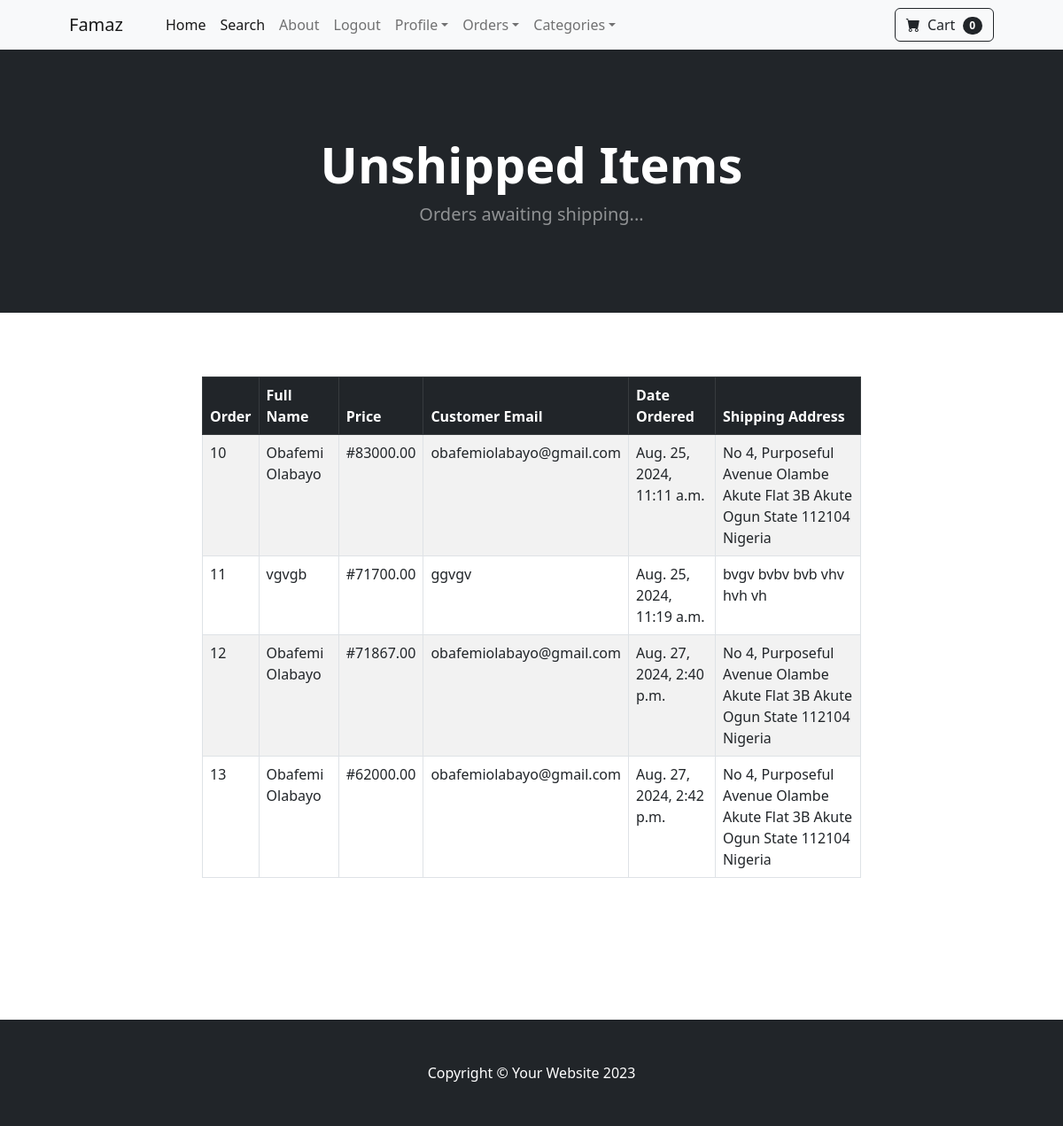
Page /not_shipped_dash (signed in) on the earlier database version.
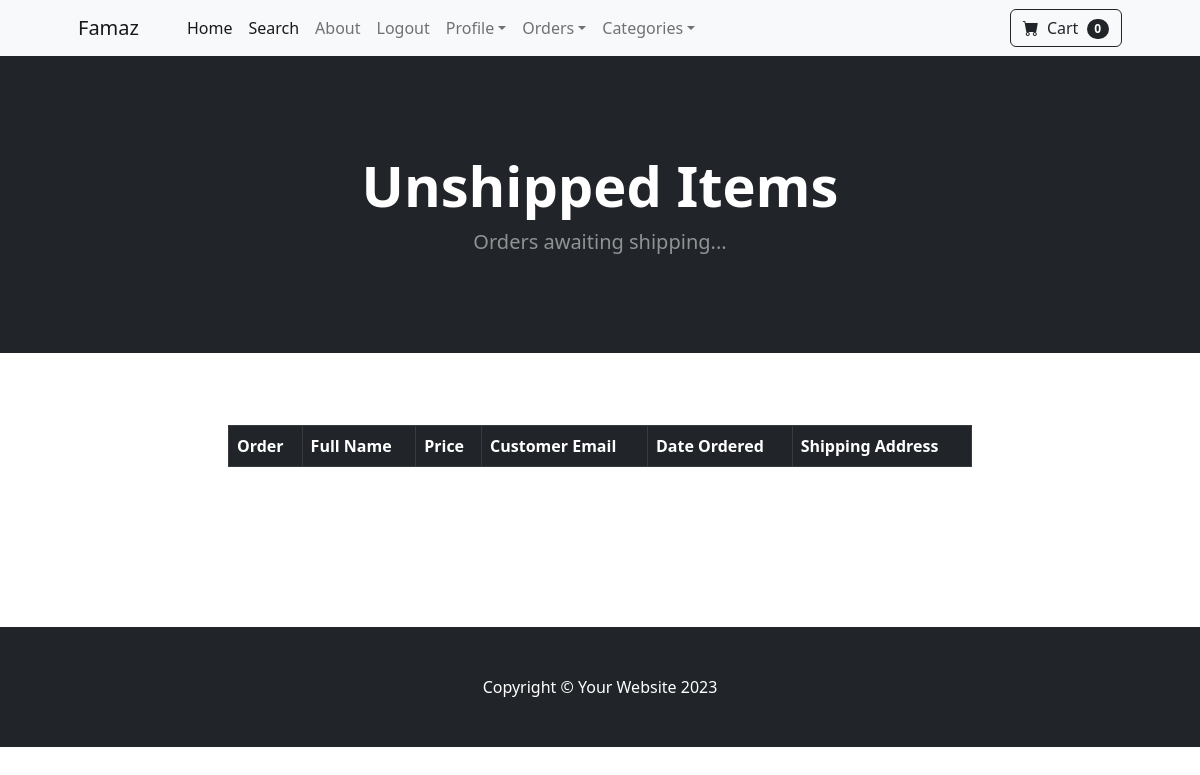
Same page on the later database version.
### payment/models.py (models this page shows, shortened)
class Order(models.Model):
    user = models.ForeignKey(User, on_delete=models.CASCADE, null=True, blank=True)
    full_name = models.CharField(max_length=250)
    email = models.EmailField(max_length=254)
    shipping_address = models.TextField(max_length=15000)
    amount_paid = models.DecimalField(max_digits=10, decimal_places=2)
    date_ordered = models.DateTimeField(auto_now_add=True)
    shipped = models.BooleanField(default=False)
    date_shipped = models.DateTimeField(blank=True, null=True)

### payment/views.py (the view)
# urls.py: path('not_shipped_dash', not_shipped_dash, name="not_shipped_dash"),
def not_shipped_dash(request):
    if request.user.is_authenticated and request.user.is_superuser:
        orders = Order.objects.filter(shipped=False)
        return render(request, "not_shipped_dash.html", {"orders":orders})
    else:
        messages.success(request, "Access Denied")
        return redirect("index")

### cart/cart.py (called while the page is built)
    def __len__(self):
        return len(self.cart)

### cart/context_processors.py (called while the page is built)
def cart(request):
    return {'cart': Cart(request)}

### payment/templates/not_shipped_dash.html
{% extends 'base.html' %}
{% block content %}
<header class="bg-dark py-5">
    <div class="container px-4 px-lg-5 my-5">
        <div class="text-center text-white">
            <h1 class="display-4 fw-bolder">Unshipped Items</h1>
            <p class="lead fw-normal text-white-50 mb-0">Orders awaiting shipping...</p>
        </div>
    </div>
</header>
<div class="container">
	<div class="row">
		<center>
			<div class="col-8">
				<br><br><br>
				<table class="table table-striped table-hover table-bordered">
  <thead class="table-dark">
    <tr>
      <th scope="col">Order</th>
      <th scope="col">Full Name</th>
      <th scope="col">Price</th>
      <th scope="col">Customer Email</th>
      <th scope="col">Date Ordered</th>
      <th scope="col">Shipping Address</th>
    </tr>
  </thead>
  <tbody>
  	{% for order in orders %}
    <tr>
      <td>{{ order.id }}</td>
      <td>{{ order.full_name }}</td>
      <td>#{{ order.amount_paid }}</td>
      <td>{{ order.email }}</td>
      <td>{{order.date_ordered }}</td>
      <td>{{ order.shipping_address }}</td>
    </tr>
    {% endfor %}
  </tbody>
</table>
<br><br><br><br><br><br>
			</div>
		</center>
	</div>
</div>
{% endblock %}

### core/templates/base.html (shortened to what this page needs)
{% load static %}
<!DOCTYPE html>
<html lang="en">
    <head>
        <link href="https://cdn.jsdelivr.net/npm/bootstrap-icons@1.5.0/font/bootstrap-icons.css" rel="stylesheet" />
        <link rel="stylesheet" href="https://cdn.jsdelivr.net/npm/bootstrap@5.3.2/dist/css/bootstrap.min.css">
        <link href="{% static "css/styles.css" %}" rel="stylesheet" />
    </head>
    <body>
        {% include 'navbar.html'%}
        {% block content %}
        {% endblock %}
        <footer class="py-5 bg-dark">
            <div class="container"><p class="m-0 text-center text-white">Copyright &copy; Your Website 2023</p></div>
        </footer>
    </body>
</html>

### core/templates/navbar.html (shortened to what this page needs)
        <nav class="navbar navbar-expand-lg navbar-light bg-light">
            <div class="container px-4 px-lg-5">
                <a class="navbar-brand" href="{% url 'index' %}">Famaz</a>
                <div class="collapse navbar-collapse" id="navbarSupportedContent">
                    <ul class="navbar-nav me-auto mb-2 mb-lg-0 ms-lg-4">
                        <li class="nav-item"><a class="nav-link active" aria-current="page" href="{% url 'index' %}">Home</a></li>
                        <li class="nav-item"><a class="nav-link active" aria-current="page" href="{% url 'search' %}">Search</a></li>
                        <li class="nav-item"><a class="nav-link" href="{% url 'about' %}">About</a></li>
                        {% if user.is_authenticated %}
                            <li class="nav-item"><a class="nav-link" href="{% url 'logout' %}">Logout</a></li>
                            <li class="nav-item dropdown">
                                <a class="nav-link dropdown-toggle" id="navbarDropdown" href="#" role="button" data-bs-toggle="dropdown" aria-expanded="false">Profile</a>
                            </li>
                           {% if user.is_superuser %}
                            <li class="nav-item dropdown">
                                <a class="nav-link dropdown-toggle" id="navbarDropdown" href="#" role="button" data-bs-toggle="dropdown" aria-expanded="false">Orders</a>
                            </li>
                            {% endif %}
                        {% else %}
                            <li class="nav-item"><a class="nav-link" href="{% url 'login' %}">Login</a></li>
                            <li class="nav-item"><a class="nav-link" href="{% url 'register' %}">Signup</a></li>
                        {% endif %}
                        <li class="nav-item dropdown">
                            <a class="nav-link dropdown-toggle" id="navbarDropdown" href="#" role="button" data-bs-toggle="dropdown" aria-expanded="false">Categories</a>
                        </li>
                    </ul>
                    <form class="d-flex">
                        <a href="{% url "cart_summary" %}" class="btn btn-outline-dark">
                            <i class="bi-cart-fill me-1"></i>
                            Cart
                            <span class="badge bg-dark text-white ms-1 rounded-pill" id="cart_quantity">{{cart|length }}</span>
                        </a>
                    </form>
                </div>
            </div>
        </nav>

Differences in the rows shown:
removed Order: id "10", full_name "Obafemi Olabayo", amount_paid "83000.00", email "obafemiolabayo@gmail.com", date_ordered "Aug. 25, 2024, 11:11 a.m.", shipping_address "No 4, Purposeful Avenue Olambe Akute Flat 3B Akute Ogun State 112104 Nigeria"
removed Order: id "11", full_name "vgvgb", amount_paid "71700.00", email "ggvgv", date_ordered "Aug. 25, 2024, 11:19 a.m.", shipping_address "bvgv bvbv bvb vhv hvh vh"
removed Order: id "12", full_name "Obafemi Olabayo", amount_paid "71867.00", email "obafemiolabayo@gmail.com", date_ordered "Aug. 27, 2024, 2:40 p.m.", shipping_address "No 4, Purposeful Avenue Olambe Akute Flat 3B Akute Ogun State 112104 Nigeria"
removed Order: id "13", full_name "Obafemi Olabayo", amount_paid "62000.00", email "obafemiolabayo@gmail.com", date_ordered "Aug. 27, 2024, 2:42 p.m.", shipping_address "No 4, Purposeful Avenue Olambe Akute Flat 3B Akute Ogun State 112104 Nigeria"
